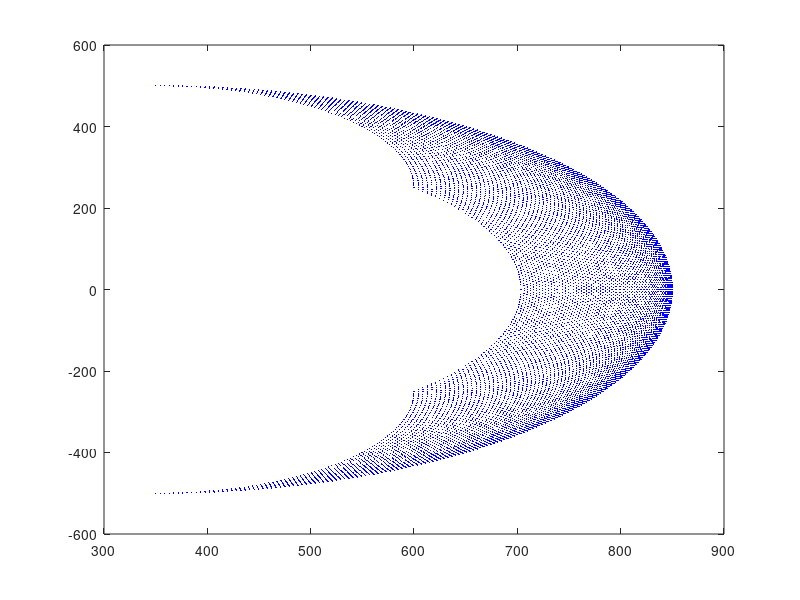
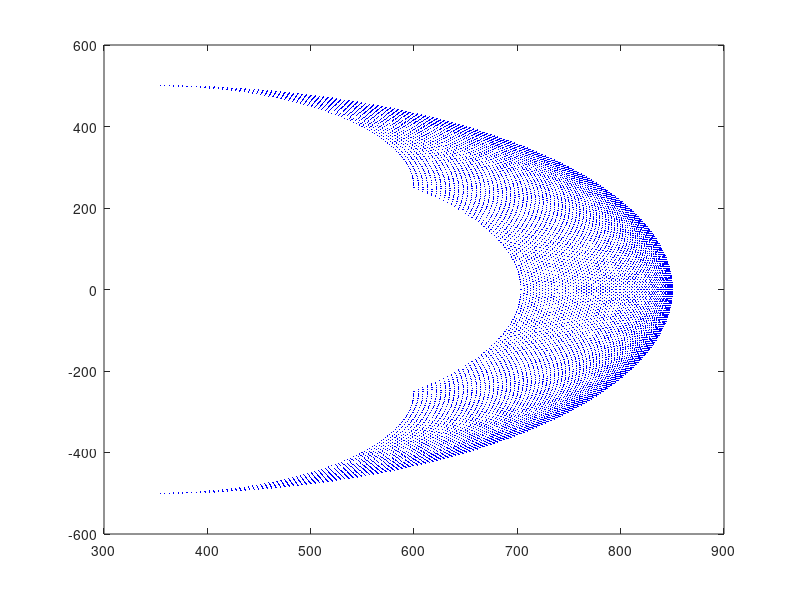
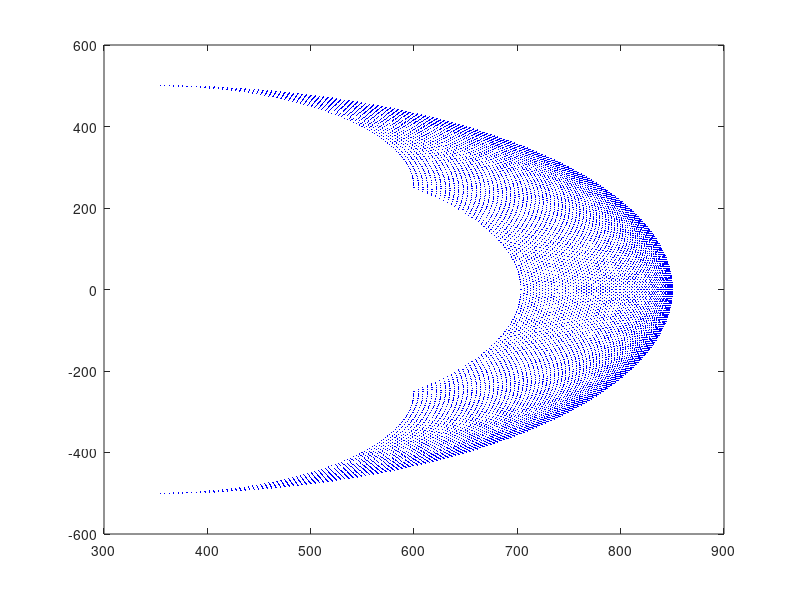

The MATLAB script that drew these images, in order:
clc; clear all; close all;
l0 = 100; l1 = 200; l2 = 250; l3 = 250; l4 = 150;
tt=0; ii = 0; jj = 0;
for the1 = -90:90
    for the2 = -90:90
        for the3 =-90:90
            if (the1 + the2 + the3) == 0 %% Điều kiện của khâu cuối
                tt=tt+1;
                x = l1+l2*cosd(the1)+l3*cosd(the1+the2)+l4*cosd(the1+the2+the3);
                y = l2*sind(the1)+l3*sind(the1+the2)+l4*sind(the1+the2+the3);
                emtry(:,tt) = [x;y];
                    if(atan2(sind(the2),cosd(the2)) > 0)
                        ii = ii+1;
                        emtry1(:,ii)=[x,y];
                    end
                    if(atan2(sind(the2),cosd(the2)) < 0)
                        jj =jj+1;
                        emtry2(:,jj) = [x,y];
                    end
           end
        end
    end
end
figure(1);
plot(emtry(1,:),emtry(2,:),'.b','MarkerSize',2);
figure(2);
plot(emtry1(1,:),emtry1(2,:),'.b','MarkerSize',2);
figure(3);
plot(emtry2(1,:),emtry2(2,:),'.b','MarkerSize',2);